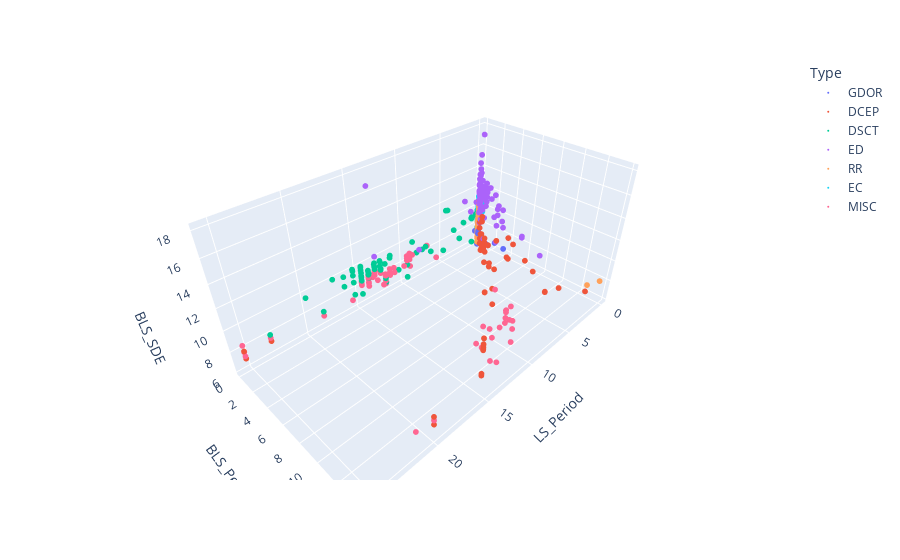

Write notebook code for a chart like this one.
### Code cell
import plotly.express as px

test2new = test2[['LS_Period','BLS_Period','BLS_SDE']].apply(pd.to_numeric)

test = pd.concat([test2new,test2['Type']], axis=1)

fig = px.scatter_3d(test, x='LS_Period', y='BLS_Period', z='BLS_SDE', color='Type')

fig.update_traces(marker_size = 2)

fig.show()
